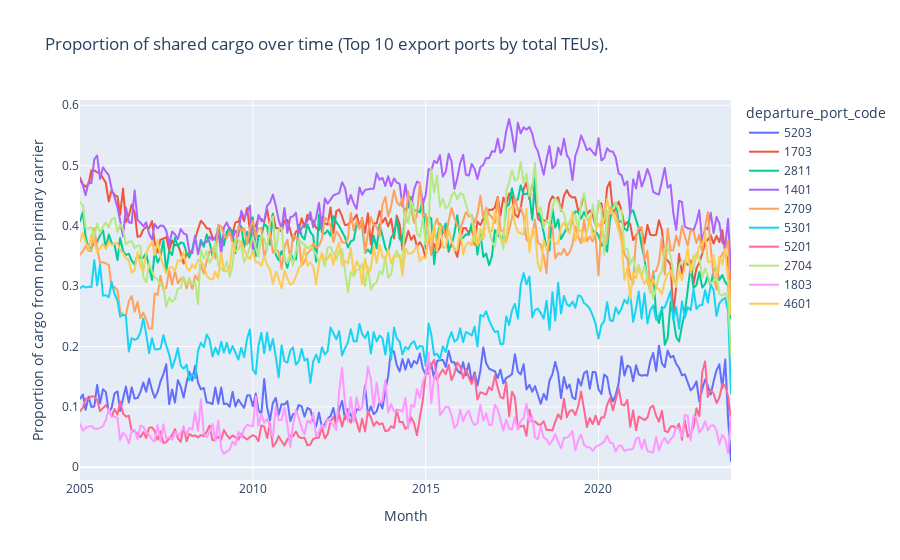

Source (notebook cell):
### Code cell
sharing_over_time_plotly(
    data_lf=exports_lf,
    group_var='departure_port_name',
    include_missing_vessels=False,
    title='Proportion of shared cargo over time (Top 10 export ports by total TEUs).')

### Figure 1 — Plotly figure (JSON) as saved in the notebook; plotly's stock layout.template omitted (floating-point values rounded to 4 significant figures; data arrays with more than 128 entries replaced by an {"elided": "..."} marker saying what was removed)
{"data": [{"hovertemplate": "departure_port_code=5203<br>Month=%{x}<br>Proportion of cargo from non-primary carrier=%{y}<extra></extra>", "legendgroup": "5203", "line": {"color": "#636efa", "dash": "solid"}, "marker": {"symbol": "circle"}, "mode": "lines", "name": "5203", "showlegend": true, "type": "scattergl", "x": {"elided": "227 str values"}, "xaxis": "x", "y": {"elided": "227 float values"}, "yaxis": "y"}, {"hovertemplate": "departure_port_code=1703<br>Month=%{x}<br>Proportion of cargo from non-primary carrier=%{y}<extra></extra>", "legendgroup": "1703", "line": {"color": "#EF553B", "dash": "solid"}, "marker": {"symbol": "circle"}, "mode": "lines", "name": "1703", "showlegend": true, "type": "scattergl", "x": {"elided": "227 str values"}, "xaxis": "x", "y": {"elided": "227 float values"}, "yaxis": "y"}, {"hovertemplate": "departure_port_code=2811<br>Month=%{x}<br>Proportion of cargo from non-primary carrier=%{y}<extra></extra>", "legendgroup": "2811", "line": {"color": "#00cc96", "dash": "solid"}, "marker": {"symbol": "circle"}, "mode": "lines", "name": "2811", "showlegend": true, "type": "scattergl", "x": {"elided": "227 str values"}, "xaxis": "x", "y": {"elided": "227 float values"}, "yaxis": "y"}, {"hovertemplate": "departure_port_code=1401<br>Month=%{x}<br>Proportion of cargo from non-primary carrier=%{y}<extra></extra>", "legendgroup": "1401", "line": {"color": "#ab63fa", "dash": "solid"}, "marker": {"symbol": "circle"}, "mode": "lines", "name": "1401", "showlegend": true, "type": "scattergl", "x": {"elided": "227 str values"}, "xaxis": "x", "y": {"elided": "227 float values"}, "yaxis": "y"}, {"hovertemplate": "departure_port_code=2709<br>Month=%{x}<br>Proportion of cargo from non-primary carrier=%{y}<extra></extra>", "legendgroup": "2709", "line": {"color": "#FFA15A", "dash": "solid"}, "marker": {"symbol": "circle"}, "mode": "lines", "name": "2709", "showlegend": true, "type": "scattergl", "x": {"elided": "227 str values"}, "xaxis": "x", "y": {"elided": "227 float values"}, "yaxis": "y"}, {"hovertemplate": "departure_port_code=5301<br>Month=%{x}<br>Proportion of cargo from non-primary carrier=%{y}<extra></extra>", "legendgroup": "5301", "line": {"color": "#19d3f3", "dash": "solid"}, "marker": {"symbol": "circle"}, "mode": "lines", "name": "5301", "showlegend": true, "type": "scattergl", "x": {"elided": "227 str values"}, "xaxis": "x", "y": {"elided": "227 float values"}, "yaxis": "y"}, {"hovertemplate": "departure_port_code=5201<br>Month=%{x}<br>Proportion of cargo from non-primary carrier=%{y}<extra></extra>", "legendgroup": "5201", "line": {"color": "#FF6692", "dash": "solid"}, "marker": {"symbol": "circle"}, "mode": "lines", "name": "5201", "showlegend": true, "type": "scattergl", "x": {"elided": "227 str values"}, "xaxis": "x", "y": {"elided": "227 float values"}, "yaxis": "y"}, {"hovertemplate": "departure_port_code=2704<br>Month=%{x}<br>Proportion of cargo from non-primary carrier=%{y}<extra></extra>", "legendgroup": "2704", "line": {"color": "#B6E880", "dash": "solid"}, "marker": {"symbol": "circle"}, "mode": "lines", "name": "2704", "showlegend": true, "type": "scattergl", "x": {"elided": "227 str values"}, "xaxis": "x", "y": {"elided": "227 float values"}, "yaxis": "y"}, {"hovertemplate": "departure_port_code=1803<br>Month=%{x}<br>Proportion of cargo from non-primary carrier=%{y}<extra></extra>", "legendgroup": "1803", "line": {"color": "#FF97FF", "dash": "solid"}, "marker": {"symbol": "circle"}, "mode": "lines", "name": "1803", "showlegend": true, "type": "scattergl", "x": {"elided": "227 str values"}, "xaxis": "x", "y": {"elided": "227 float values"}, "yaxis": "y"}, {"hovertemplate": "departure_port_code=4601<br>Month=%{x}<br>Proportion of cargo from non-primary carrier=%{y}<extra></extra>", "legendgroup": "4601", "line": {"color": "#FECB52", "dash": "solid"}, "marker": {"symbol": "circle"}, "mode": "lines", "name": "4601", "showlegend": true, "type": "scattergl", "x": {"elided": "227 str values"}, "xaxis": "x", "y": {"elided": "227 float values"}, "yaxis": "y"}], "layout": {"legend": {"title": {"text": "departure_port_code"}, "tracegroupgap": 0}, "title": {"text": "Proportion of shared cargo over time (Top 10 export ports by total TEUs)."}, "xaxis": {"anchor": "y", "domain": [0, 1], "title": {"text": "Month"}}, "yaxis": {"anchor": "x", "domain": [0, 1], "title": {"text": "Proportion of cargo from non-primary carrier"}}}}
